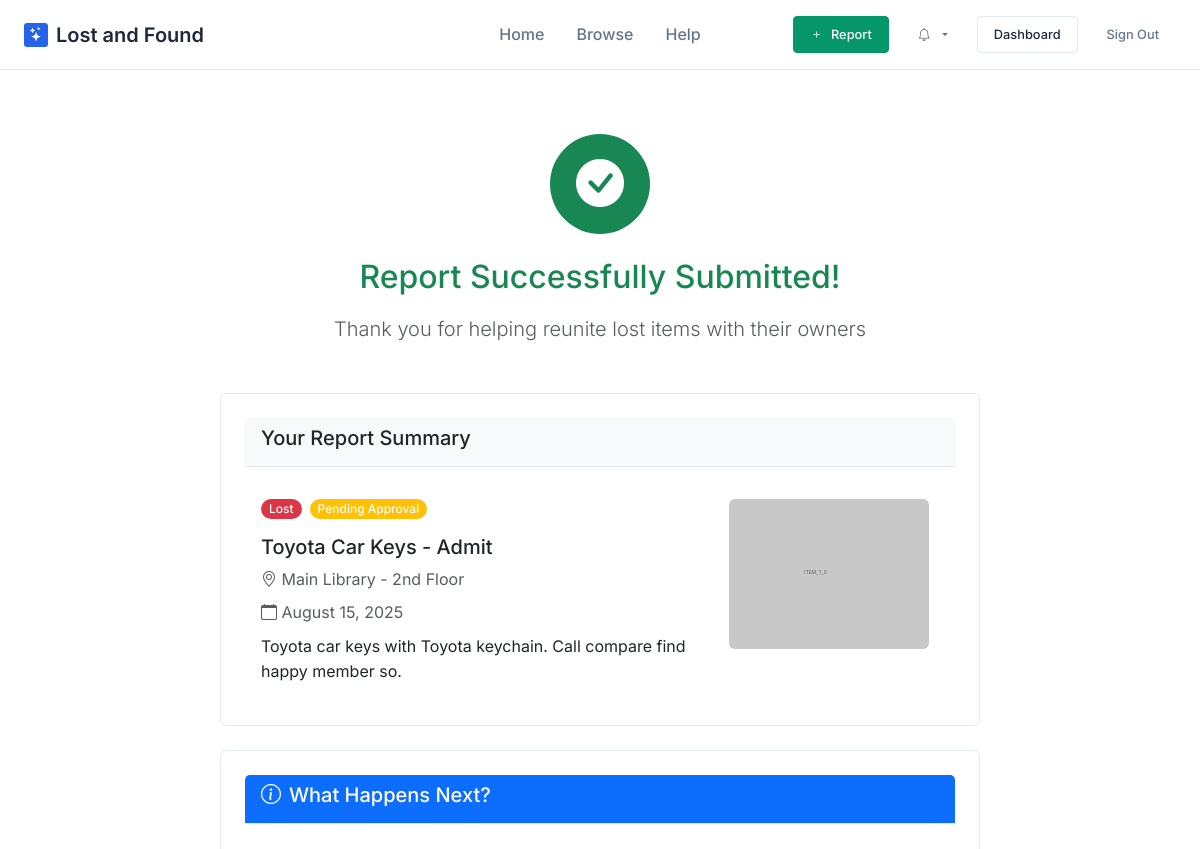
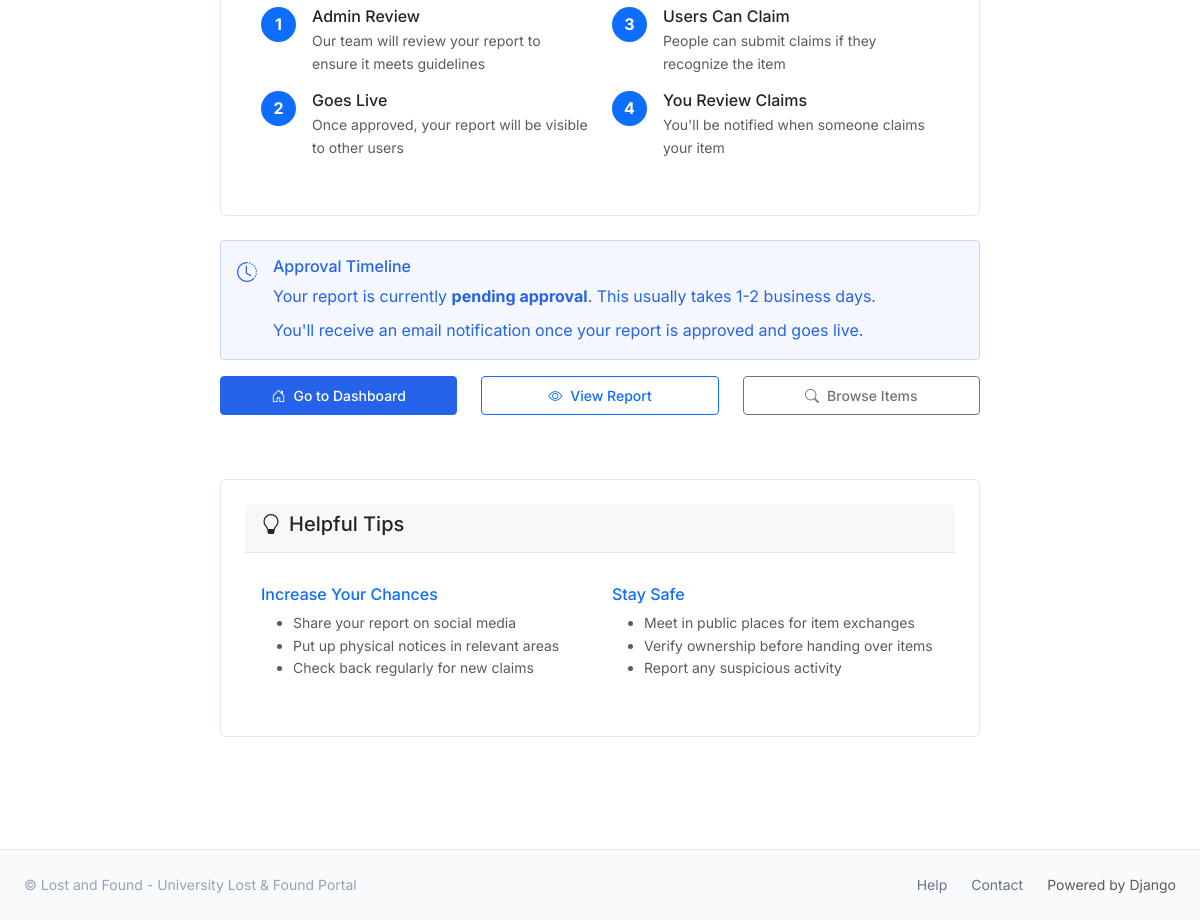
The app's page /reports/1/success/ (signed in) with its own data (2 pictures, top to bottom).
### lost_found/models.py (models this page shows, shortened)
class ItemReport(models.Model):
    TYPE_CHOICES = [
        ('LOST', 'Lost'),
        ('FOUND', 'Found'),
    ]
    STATUS_CHOICES = [
        ('OPEN', 'Open'),
        ('CLAIMED', 'Claimed'),
        ('RETURNED', 'Returned'),
        ('CLOSED', 'Closed'),
    ]
    type = models.CharField(max_length=5, choices=TYPE_CHOICES, db_index=True)
    title = models.CharField(
        max_length=120,
        validators=[MinLengthValidator(10), MaxLengthValidator(120)],
        help_text="Brief description of the item"
    )
    description = models.TextField(
        validators=[MinLengthValidator(50), MaxLengthValidator(2000)],
        help_text="Detailed description of the item"
    )
    category = models.ForeignKey(ItemCategory, on_delete=models.PROTECT, related_name='reports')
    location_text = models.CharField(max_length=200, help_text="Where the item was lost/found")
    latitude = models.DecimalField(max_digits=9, decimal_places=6, null=True, blank=True)
    longitude = models.DecimalField(max_digits=9, decimal_places=6, null=True, blank=True)
    date_event = models.DateField(help_text="Date item was lost/found")
    created_at = models.DateTimeField(auto_now_add=True, db_index=True)
    updated_at = models.DateTimeField(auto_now=True)
    reward_offered = models.DecimalField(
        max_digits=8, decimal_places=2, null=True, blank=True,
        validators=[MinValueValidator(0)],
        help_text="Reward amount offered (if any)"
    )
    status = models.CharField(max_length=10, choices=STATUS_CHOICES, default='OPEN', db_index=True)
    reporter = models.ForeignKey(User, on_delete=models.CASCADE, related_name='reports')
    claim_code = models.CharField(max_length=8, unique=True, default=generate_claim_code)
    is_approved = models.BooleanField(default=False, db_index=True)
    approved_by = models.ForeignKey(User, on_delete=models.SET_NULL, null=True, blank=True, related_name='approved_reports')
    approved_at = models.DateTimeField(null=True, blank=True)
    is_rejected = models.BooleanField(default=False, db_index=True)
    rejected_by = models.ForeignKey(User, on_delete=models.SET_NULL, null=True, blank=True, related_name='rejected_reports')
    rejected_at = models.DateTimeField(null=True, blank=True)
    rejection_reason = models.TextField(blank=True)
    is_flagged = models.BooleanField(default=False, db_index=True)
    flagged_by = models.ForeignKey(User, on_delete=models.SET_NULL, null=True, blank=True, related_name='flagged_reports')
    flagged_at = models.DateTimeField(null=True, blank=True)
    flag_reason = models.CharField(max_length=500, blank=True)
    admin_notes = models.TextField(blank=True, help_text="Internal notes visible only to staff")
    view_count = models.PositiveIntegerField(default=0)
    class Meta:
        verbose_name = "Item Report"
        verbose_name_plural = "Item Reports"
        ordering = ['-created_at']
        indexes = [
            models.Index(fields=['type', 'status', 'is_approved']),
            models.Index(fields=['category', 'status']),
            models.Index(fields=['reporter', 'status']),
        ]

class ItemPhoto(models.Model):
    report = models.ForeignKey(ItemReport, on_delete=models.CASCADE, related_name='photos')
    image = models.ImageField(upload_to=item_photo_path)
    caption = models.CharField(max_length=200, blank=True)
    uploaded_at = models.DateTimeField(auto_now_add=True)
    class Meta:
        verbose_name = "Item Photo"
        verbose_name_plural = "Item Photos"
        ordering = ['uploaded_at']

### lost_found/views.py (the view)
# urls.py: path('reports/<int:pk>/success/', views.ReportSuccessView.as_view(), name='report_success'),
class ReportSuccessView(LoginRequiredMixin, DetailView):
    model = ItemReport
    template_name = 'lost_found/report_success.html'
    context_object_name = 'report'
    def get_queryset(self):
        return ItemReport.objects.filter(reporter=self.request.user)

### templates/lost_found/report_success.html (shortened to what this page needs)
{% extends 'base.html' %}
{% block content %}
<div class="row justify-content-center">
    <div class="col-lg-8">
        <div class="text-center mb-5">
            <div class="mb-4">
                <div class="rounded-circle bg-success d-inline-flex align-items-center justify-content-center"
                     style="width: 100px; height: 100px;">
                    <i class="bi bi-check-circle-fill text-white" style="font-size: 3rem;"></i>
                </div>
            </div>
            <h1 class="h2 mb-3 text-success">Report Successfully Submitted!</h1>
            <p class="lead text-muted">
                Thank you for helping reunite lost items with their owners
            </p>
        </div>
        {% if report %}
        <div class="card mb-4">
            <div class="card-header bg-light">
                <h5 class="mb-0">Your Report Summary</h5>
            </div>
            <div class="card-body">
                <div class="row">
                    <div class="col-md-8">
                        <div class="d-flex gap-2 mb-3">
                            <span class="badge {% if report.type == 'LOST' %}bg-danger{% else %}bg-success{% endif %}">
                                {{ report.get_type_display }}
                            </span>
                            <span class="badge bg-warning">
                                Pending Approval
                            </span>
                        </div>
                        <h5>{{ report.title }}</h5>
                        <p class="text-muted mb-2">
                            <i class="bi bi-geo-alt"></i> {{ report.location_text }}
                        </p>
                        <p class="text-muted mb-2">
                            <i class="bi bi-calendar"></i> {{ report.date_event|date:"F d, Y" }}
                        </p>
                        <p class="mb-0">{{ report.description|truncatewords:20 }}</p>
                    </div>
                    {% if report.photos.exists %}
                    <div class="col-md-4">
                        <img src="{{ report.photos.first.image.url }}"
                             class="img-fluid rounded"
                             style="max-height: 150px; object-fit: cover;"
                             alt="{{ report.title }}">
                    </div>
                    {% endif %}
                </div>
            </div>
        </div>
        {% endif %}
        <div class="card mb-4">
            <div class="card-header bg-primary text-white">
                <h5 class="mb-0">
                    <i class="bi bi-info-circle me-2"></i>What Happens Next?
                </h5>
            </div>
            <div class="card-body">
                <div class="row">
                    <div class="col-md-6">
                        <div class="d-flex mb-3">
                            <div class="flex-shrink-0">
                                <div class="rounded-circle bg-primary d-flex align-items-center justify-content-center text-white me-3"
                                     style="width: 35px; height: 35px;">
                                    <span class="fw-bold">1</span>
                                </div>
                            </div>
                            <div>
                                <h6 class="mb-1">Admin Review</h6>
                                <p class="text-muted small mb-0">
                                    Our team will review your report to ensure it meets guidelines
                                </p>
                            </div>
                        </div>
                        <div class="d-flex mb-3">
                            <div class="flex-shrink-0">
                                <div class="rounded-circle bg-primary d-flex align-items-center justify-content-center text-white me-3"
                                     style="width: 35px; height: 35px;">
                                    <span class="fw-bold">2</span>
                                </div>
                            </div>
                            <div>
                                <h6 class="mb-1">Goes Live</h6>
                                <p class="text-muted small mb-0">
                                    Once approved, your report will be visible to other users
                                </p>
                            </div>
                        </div>
                    </div>
                    <div class="col-md-6">
                        <div class="d-flex mb-3">
                            <div class="flex-shrink-0">
                                <div class="rounded-circle bg-primary d-flex align-items-center justify-content-center text-white me-3"
                                     style="width: 35px; height: 35px;">
                                    <span class="fw-bold">3</span>
                                </div>
                            </div>
                            <div>
                                <h6 class="mb-1">Users Can Claim</h6>
                                <p class="text-muted small mb-0">
                                    People can submit claims if they recognize the item
                                </p>
                            </div>
                        </div>
                        <div class="d-flex mb-3">
                            <div class="flex-shrink-0">
                                <div class="rounded-circle bg-primary d-flex align-items-center justify-content-center text-white me-3"
                                     style="width: 35px; height: 35px;">
                                    <span class="fw-bold">4</span>
                                </div>
                            </div>
                            <div>
                                <h6 class="mb-1">You Review Claims</h6>
                                <p class="text-muted small mb-0">
                                    You'll be notified when someone claims your item
                                </p>
                            </div>
                        </div>
                    </div>
                </div>
            </div>
        </div>
        <div class="alert alert-info">
            <div class="d-flex">
                <div class="flex-shrink-0">
                    <i class="bi bi-clock-history fs-5 me-3"></i>
                </div>
                <div>
                    <h6 class="alert-heading">Approval Timeline</h6>
                    <p class="mb-2">
                        Your report is currently <strong>pending approval</strong>.
                        This usually takes 1-2 business days.
                    </p>
                    <p class="mb-0">
                        You'll receive an email notification once your report is approved and goes live.
                    </p>
                </div>
            </div>
        </div>
        <div class="row mb-5">
            <div class="col-md-4 mb-3">
                <a href="{% url 'lost_found:dashboard' %}" class="btn btn-primary w-100">
                    <i class="bi bi-house-door"></i>
                    Go to Dashboard
                </a>
            </div>
            <div class="col-md-4 mb-3">
                {% if report %}
                <a href="{% url 'lost_found:report_detail' report.pk %}" class="btn btn-outline-primary w-100">
                    <i class="bi bi-eye"></i>
                    View Report
                </a>
                {% endif %}
            </div>
            <div class="col-md-4 mb-3">
                <a href="{% url 'lost_found:report_list' %}" class="btn btn-outline-secondary w-100">
                    <i class="bi bi-search"></i>
                    Browse Items
                </a>
            </div>
        </div>
        <div class="card">
            <div class="card-header">
                <h5 class="mb-0">
                    <i class="bi bi-lightbulb me-2"></i>Helpful Tips
                </h5>
            </div>
            <div class="card-body">
                <div class="row">
                    <div class="col-md-6">
                        <h6 class="text-primary">Increase Your Chances</h6>
                        <ul class="small text-muted">
                            <li>Share your report on social media</li>
                            <li>Put up physical notices in relevant areas</li>
                            <li>Check back regularly for new claims</li>
                        </ul>
                    </div>
                    <div class="col-md-6">
                        <h6 class="text-primary">Stay Safe</h6>
                        <ul class="small text-muted">
                            <li>Meet in public places for item exchanges</li>
                            <li>Verify ownership before handing over items</li>
                            <li>Report any suspicious activity</li>
                        </ul>
                    </div>
                </div>
            </div>
        </div>
    </div>
</div>
{% endblock %}

### static/lost_found/css/style.css (style rules this page uses)
:root { --primary: #2563eb; --primary-light: #3b82f6; --primary-dark: #1d4ed8; --secondary: #64748b; --secondary-light: #94a3b8; --secondary-dark: #475569; --accent: #059669; --accent-light: #10b981; --accent-dark: #047857; --danger: #dc2626; --warning: #d97706; --info: #0891b2; --success: var(--accent); --warning: var(--warning); --error: var(--danger); --info: var(--info); --gray-50: #fafafa; --gray-100: #f5f5f5; --gray-200: #e5e5e5; --gray-300: #d4d4d4; --gray-400: #a3a3a3; --gray-500: #737373; --gray-600: #525252; --gray-700: #404040; --gray-800: #262626; --gray-900: #171717; --background: #ffffff; --surface: #f8fafc; --surface-elevated: #ffffff; --border: #e2e8f0; --text-primary: #1e293b; --text-secondary: #64748b; --text-muted: #94a3b8; --radius-sm: 0.375rem; --radius-md: 0.5rem; --radius-lg: 0.75rem; --radius-xl: 1rem; --radius-2xl: 1.5rem; --shadow-sm: 0 1px 2px 0 rgb(0 0 0 / 0.05); --shadow-md: 0 4px 6px -1px rgb(0 0 0 / 0.1), 0 2px 4px -2px rgb(0 0 0 / 0.1); --shadow-lg: 0 10px 15px -3px rgb(0 0 0 / 0.1), 0 4px 6px -4px rgb(0 0 0 / 0.1); --shadow-xl: 0 20px 25px -5px rgb(0 0 0 / 0.1), 0 8px 10px -6px rgb(0 0 0 / 0.1); --shadow-colored: 0 10px 25px -5px rgba(14, 165, 233, 0.15), 0 8px 10px -6px rgba(168, 85, 247, 0.1); --shadow-glow: 0 0 20px rgba(14, 165, 233, 0.3); --transition-fast: 150ms cubic-bezier(0.4, 0, 0.2, 1); --transition-normal: 300ms cubic-bezier(0.4, 0, 0.2, 1); --transition-slow: 500ms cubic-bezier(0.4, 0, 0.2, 1); --font-sans: 'Inter', -apple-system, BlinkMacSystemFont, 'Segoe UI', Roboto, 'Helvetica Neue', sans-serif; --font-display: 'Inter', Georgia, serif; --font-mono: 'JetBrains Mono', 'Fira Code', 'Consolas', monospace; --container-padding: 1.5rem; --section-spacing: 4rem; --element-spacing: 1.5rem; }
* { box-sizing: border-box; }
body { font-family: var(--font-sans); line-height: 1.6; color: var(--text-primary); background-color: var(--background); margin: 0; padding: 0; font-size: 16px; font-weight: 400; }
.btn { display: inline-flex; align-items: center; justify-content: center; gap: 0.5rem; padding: 0.5rem 1rem; border: 1px solid; border-radius: 4px; font-family: var(--font-sans); font-size: 0.875rem; font-weight: 500; text-decoration: none; cursor: pointer; transition: all 0.15s ease; }
.btn-primary { background: var(--primary); color: white; border-color: var(--primary); }
.card { background: #ffffff; border: 1px solid var(--border); border-radius: 6px; padding: 1.5rem; }
.card-header { margin-bottom: 1rem; padding-bottom: 1rem; border-bottom: 1px solid var(--border); }
.card-body { margin: 0; }
.badge { display: inline-flex; align-items: center; gap: 0.25rem; padding: 0.25rem 0.5rem; border-radius: 12px; font-size: 0.75rem; font-weight: 500; }
.alert { padding: 1rem; border-radius: 4px; border: 1px solid; margin-bottom: 1rem; }
.alert-info { background: rgba(37, 99, 235, 0.05); border-color: rgba(37, 99, 235, 0.2); color: var(--primary); }
.gap-2 { gap: 0.5rem; }

### records on screen
ItemReport: type "Lost", title "Toyota Car Keys - Admit", location_text "Main Library - 2nd Floor", date_event "August 15, 2025", description "Toyota car keys with Toyota keychain. Call compare find happy member so.", photos.first.image (picture)
